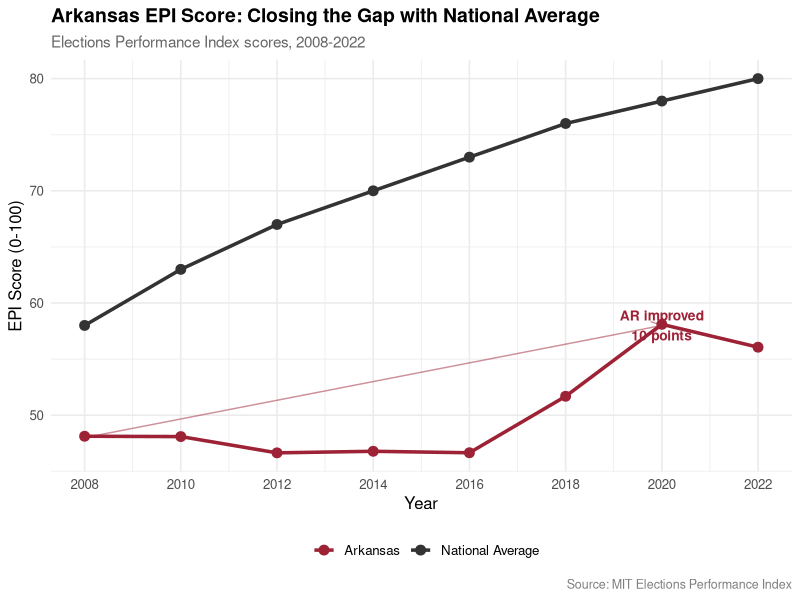
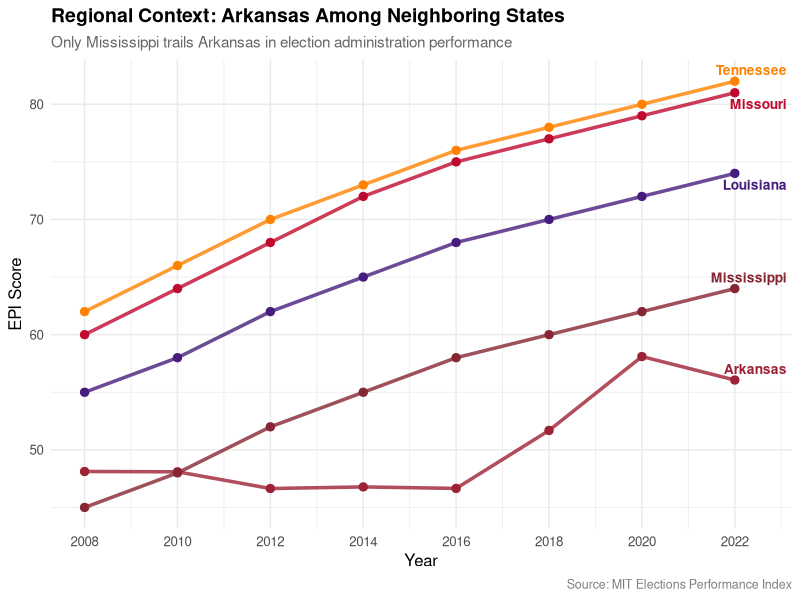
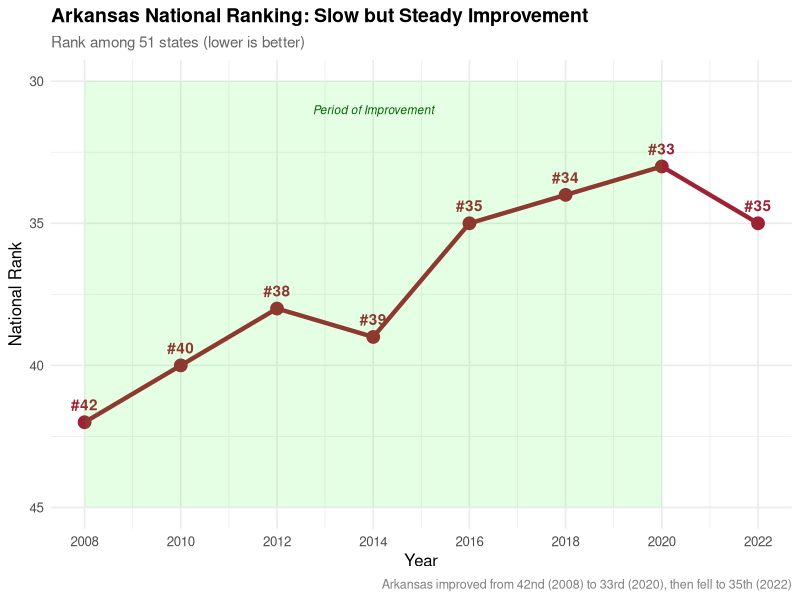
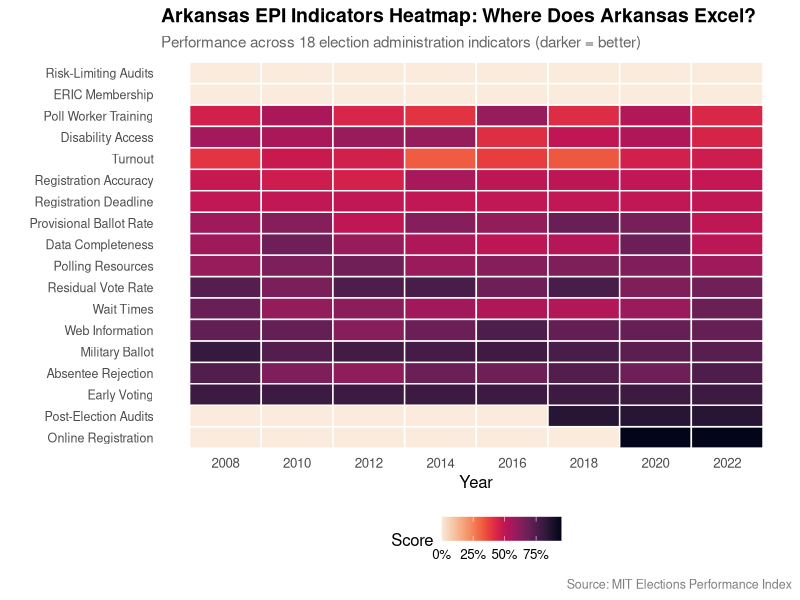
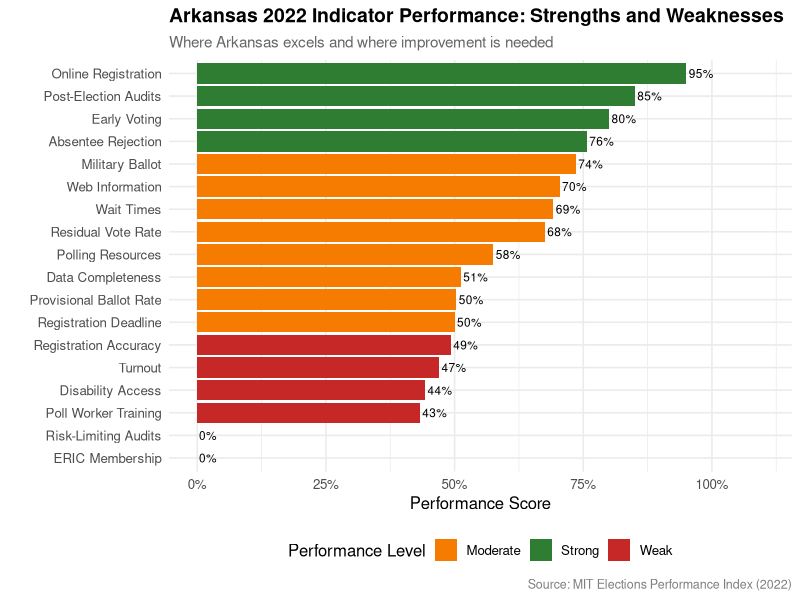
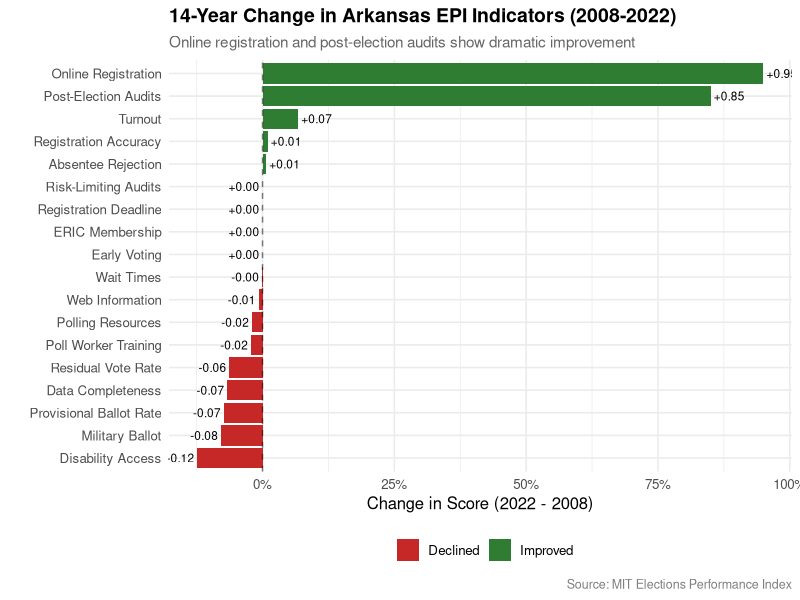
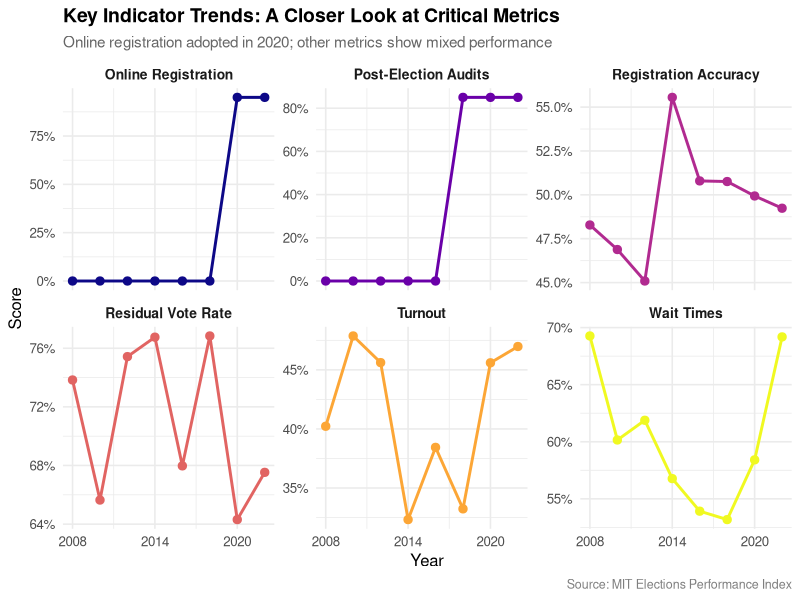
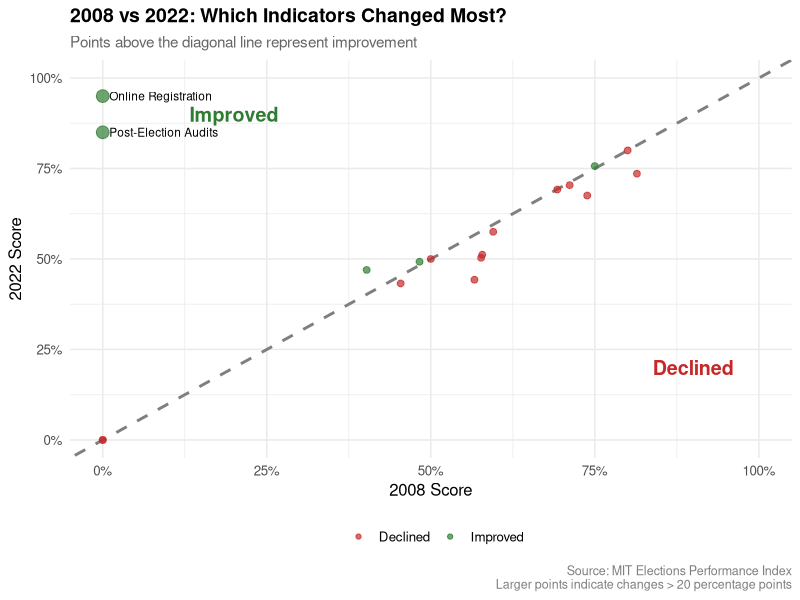

These charts were generated, in order, by the following R code:
# Arkansas Elections Performance Index Analysis
# Visualizations examining election administration in Arkansas

# Load required libraries
library(tidyverse)
library(scales)
library(viridis)
library(patchwork)
library(ggrepel)

# Set theme for all plots
theme_set(theme_minimal(base_size = 12) +
  theme(plot.title = element_text(face = "bold", size = 14),
        plot.subtitle = element_text(size = 11, color = "gray40"),
        plot.caption = element_text(size = 9, color = "gray50"),
        legend.position = "bottom"))

# Define Arkansas color palette
ar_colors <- c(
  "Arkansas" = "#9D2235",  # Arkansas Red
  "National Average" = "#333333",
  "Missouri" = "#BF0A30",
  "Tennessee" = "#FF8200",
  "Louisiana" = "#461D7C",
  "Mississippi" = "#862633"
)

# Load data
indicators <- read_csv("data/epi_arkansas_indicators.csv")
rankings <- read_csv("data/epi_arkansas_rankings.csv")
scores_comparison <- read_csv("data/epi_scores_comparison.csv")
regional_comparison <- read_csv("data/epi_regional_comparison.csv")

# ============================================================================
# 1. OVERALL PERFORMANCE: Arkansas vs National Average Over Time
# ============================================================================

p1 <- scores_comparison %>%
  ggplot(aes(x = year, y = epi_score, color = state, group = state)) +
  geom_line(size = 1.2) +
  geom_point(size = 3) +
  scale_color_manual(values = ar_colors) +
  scale_x_continuous(breaks = seq(2008, 2022, 2)) +
  labs(
    title = "Arkansas EPI Score: Closing the Gap with National Average",
    subtitle = "Elections Performance Index scores, 2008-2022",
    x = "Year",
    y = "EPI Score (0-100)",
    color = "",
    caption = "Source: MIT Elections Performance Index"
  ) +
  annotate("text", x = 2020, y = 58, label = "AR improved\n10 points",
           size = 3.5, color = "#9D2235", fontface = "bold") +
  annotate("segment", x = 2008, xend = 2020, y = 48, yend = 58,
           arrow = arrow(length = unit(0.3, "cm")),
           color = "#9D2235", alpha = 0.5)

ggsave("visualizations/01_arkansas_vs_national.png", p1,
       width = 10, height = 6, dpi = 300)

# ============================================================================
# 2. REGIONAL COMPARISON: Arkansas vs Neighboring States
# ============================================================================

p2 <- regional_comparison %>%
  ggplot(aes(x = year, y = epi_score, color = state, group = state)) +
  geom_line(size = 1.2, alpha = 0.8) +
  geom_point(size = 2.5) +
  scale_color_manual(values = ar_colors) +
  scale_x_continuous(breaks = seq(2008, 2022, 2)) +
  geom_text_repel(
    data = regional_comparison %>% filter(year == 2022),
    aes(label = state),
    nudge_x = 0.5,
    size = 3.5,
    fontface = "bold"
  ) +
  labs(
    title = "Regional Context: Arkansas Among Neighboring States",
    subtitle = "Only Mississippi trails Arkansas in election administration performance",
    x = "Year",
    y = "EPI Score",
    color = "",
    caption = "Source: MIT Elections Performance Index"
  ) +
  theme(legend.position = "none")

ggsave("visualizations/02_regional_comparison.png", p2,
       width = 10, height = 6, dpi = 300)

# ============================================================================
# 3. RANKING TRAJECTORY: Arkansas's National Rank Over Time
# ============================================================================

p3 <- rankings %>%
  ggplot(aes(x = year, y = arkansas_rank)) +
  geom_line(color = "#9D2235", size = 1.5) +
  geom_point(color = "#9D2235", size = 4) +
  geom_text(aes(label = paste0("#", arkansas_rank)),
            vjust = -1, fontface = "bold", color = "#9D2235") +
  scale_y_reverse(breaks = seq(30, 45, 5)) +
  scale_x_continuous(breaks = seq(2008, 2022, 2)) +
  labs(
    title = "Arkansas National Ranking: Slow but Steady Improvement",
    subtitle = "Rank among 51 states (lower is better)",
    x = "Year",
    y = "National Rank",
    caption = "Arkansas improved from 42nd (2008) to 33rd (2020), then fell to 35th (2022)"
  ) +
  annotate("rect", xmin = 2008, xmax = 2020, ymin = 30, ymax = 45,
           alpha = 0.1, fill = "green") +
  annotate("text", x = 2014, y = 31, label = "Period of Improvement",
           size = 3, color = "darkgreen", fontface = "italic")

ggsave("visualizations/03_ranking_trajectory.png", p3,
       width = 10, height = 6, dpi = 300)

# ============================================================================
# 4. INDICATOR HEATMAP: Performance Across All Indicators Over Time
# ============================================================================

# Reorder indicators by 2022 performance
indicator_order <- indicators %>%
  filter(year == 2022) %>%
  arrange(desc(score)) %>%
  pull(indicator)

p4 <- indicators %>%
  mutate(indicator = factor(indicator, levels = indicator_order)) %>%
  ggplot(aes(x = year, y = indicator, fill = score)) +
  geom_tile(color = "white", size = 0.5) +
  scale_fill_viridis(option = "rocket", direction = -1,
                     labels = percent,
                     breaks = seq(0, 1, 0.25)) +
  scale_x_continuous(breaks = seq(2008, 2022, 2)) +
  labs(
    title = "Arkansas EPI Indicators Heatmap: Where Does Arkansas Excel?",
    subtitle = "Performance across 18 election administration indicators (darker = better)",
    x = "Year",
    y = "",
    fill = "Score",
    caption = "Source: MIT Elections Performance Index"
  ) +
  theme(axis.text.y = element_text(size = 9),
        panel.grid = element_blank())

ggsave("visualizations/04_indicator_heatmap.png", p4,
       width = 12, height = 8, dpi = 300)

# ============================================================================
# 5. STRENGTHS & WEAKNESSES: Current Performance (2022)
# ============================================================================

p5 <- indicators %>%
  filter(year == 2022) %>%
  mutate(
    indicator = fct_reorder(indicator, score),
    performance = case_when(
      score >= 0.75 ~ "Strong",
      score >= 0.5 ~ "Moderate",
      TRUE ~ "Weak"
    )
  ) %>%
  ggplot(aes(x = score, y = indicator, fill = performance)) +
  geom_col() +
  geom_text(aes(label = percent(score, accuracy = 1)),
            hjust = -0.1, size = 3) +
  scale_fill_manual(values = c("Strong" = "#2E7D32",
                                "Moderate" = "#F57C00",
                                "Weak" = "#C62828")) +
  scale_x_continuous(labels = percent, limits = c(0, 1.1),
                     breaks = seq(0, 1, 0.25)) +
  labs(
    title = "Arkansas 2022 Indicator Performance: Strengths and Weaknesses",
    subtitle = "Where Arkansas excels and where improvement is needed",
    x = "Performance Score",
    y = "",
    fill = "Performance Level",
    caption = "Source: MIT Elections Performance Index (2022)"
  )

ggsave("visualizations/05_strengths_weaknesses_2022.png", p5,
       width = 10, height = 8, dpi = 300)

# ============================================================================
# 6. CHANGE OVER TIME: Which Indicators Improved Most?
# ============================================================================

indicator_change <- indicators %>%
  filter(year %in% c(2008, 2022)) %>%
  pivot_wider(names_from = year, values_from = score, names_prefix = "year_") %>%
  mutate(
    change = year_2022 - year_2008,
    change_type = ifelse(change > 0, "Improved", "Declined")
  ) %>%
  arrange(desc(abs(change)))

p6 <- indicator_change %>%
  mutate(indicator = fct_reorder(indicator, change)) %>%
  ggplot(aes(x = change, y = indicator, fill = change_type)) +
  geom_col() +
  geom_text(aes(label = sprintf("%+.2f", change)),
            hjust = ifelse(indicator_change$change > 0, -0.1, 1.1),
            size = 3) +
  scale_fill_manual(values = c("Improved" = "#2E7D32", "Declined" = "#C62828")) +
  scale_x_continuous(labels = percent) +
  labs(
    title = "14-Year Change in Arkansas EPI Indicators (2008-2022)",
    subtitle = "Online registration and post-election audits show dramatic improvement",
    x = "Change in Score (2022 - 2008)",
    y = "",
    fill = "",
    caption = "Source: MIT Elections Performance Index"
  ) +
  geom_vline(xintercept = 0, linetype = "dashed", alpha = 0.5)

ggsave("visualizations/06_indicator_changes.png", p6,
       width = 10, height = 8, dpi = 300)

# ============================================================================
# 7. KEY INDICATORS DEEP DIVE: Critical Metrics Over Time
# ============================================================================

key_indicators <- c("Online Registration", "Registration Accuracy",
                   "Wait Times", "Turnout", "Post-Election Audits",
                   "Residual Vote Rate")

p7 <- indicators %>%
  filter(indicator %in% key_indicators) %>%
  ggplot(aes(x = year, y = score, color = indicator)) +
  geom_line(size = 1) +
  geom_point(size = 2.5) +
  facet_wrap(~indicator, ncol = 3, scales = "free_y") +
  scale_color_viridis_d(option = "plasma") +
  scale_x_continuous(breaks = c(2008, 2014, 2020)) +
  scale_y_continuous(labels = percent) +
  labs(
    title = "Key Indicator Trends: A Closer Look at Critical Metrics",
    subtitle = "Online registration adopted in 2020; other metrics show mixed performance",
    x = "Year",
    y = "Score",
    caption = "Source: MIT Elections Performance Index"
  ) +
  theme(legend.position = "none",
        strip.text = element_text(face = "bold", size = 10))

ggsave("visualizations/07_key_indicators_trends.png", p7,
       width = 12, height = 6, dpi = 300)

# ============================================================================
# 8. COMPARATIVE SCATTER: 2008 vs 2022 Performance
# ============================================================================

comparison_data <- indicators %>%
  filter(year %in% c(2008, 2022)) %>%
  pivot_wider(names_from = year, values_from = score, names_prefix = "year_") %>%
  mutate(
    improved = year_2022 > year_2008,
    big_change = abs(year_2022 - year_2008) > 0.2
  )

p8 <- comparison_data %>%
  ggplot(aes(x = year_2008, y = year_2022)) +
  geom_abline(slope = 1, intercept = 0, linetype = "dashed",
              color = "gray50", size = 1) +
  geom_point(aes(color = improved, size = big_change), alpha = 0.7) +
  geom_text_repel(
    data = comparison_data %>% filter(big_change),
    aes(label = indicator),
    size = 3,
    max.overlaps = 20
  ) +
  scale_color_manual(values = c("TRUE" = "#2E7D32", "FALSE" = "#C62828"),
                     labels = c("Declined", "Improved")) +
  scale_size_manual(values = c("TRUE" = 4, "FALSE" = 2),
                    guide = "none") +
  scale_x_continuous(labels = percent, limits = c(0, 1)) +
  scale_y_continuous(labels = percent, limits = c(0, 1)) +
  labs(
    title = "2008 vs 2022: Which Indicators Changed Most?",
    subtitle = "Points above the diagonal line represent improvement",
    x = "2008 Score",
    y = "2022 Score",
    color = "",
    caption = "Source: MIT Elections Performance Index\nLarger points indicate changes > 20 percentage points"
  ) +
  annotate("text", x = 0.2, y = 0.9, label = "Improved",
           color = "#2E7D32", fontface = "bold", size = 5) +
  annotate("text", x = 0.9, y = 0.2, label = "Declined",
           color = "#C62828", fontface = "bold", size = 5)

ggsave("visualizations/08_2008_vs_2022_scatter.png", p8,
       width = 10, height = 10, dpi = 300)

# ============================================================================
# 9. POLICY INNOVATIONS: Binary Indicators (Adoption Timeline)
# ============================================================================

# Binary indicators (0 or close to 1)
binary_indicators <- c("Online Registration", "Post-Election Audits",
                      "ERIC Membership", "Risk-Limiting Audits", "Early Voting")

p9 <- indicators %>%
  filter(indicator %in% binary_indicators) %>%
  mutate(adopted = score > 0.5) %>%
  ggplot(aes(x = year, y = indicator, fill = adopted)) +
  geom_tile(color = "white", size = 1) +
  scale_fill_manual(values = c("FALSE" = "#FFCDD2", "TRUE" = "#2E7D32"),
                    labels = c("Not Adopted", "Adopted")) +
  scale_x_continuous(breaks = seq(2008, 2022, 2)) +
  labs(
    title = "Policy Adoption Timeline: When Did Arkansas Implement Key Reforms?",
    subtitle = "Arkansas has adopted some reforms but lags on others",
    x = "Year",
    y = "",
    fill = "Status",
    caption = "Source: MIT Elections Performance Index"
  ) +
  theme(panel.grid = element_blank())

ggsave("visualizations/09_policy_adoption.png", p9,
       width = 10, height = 5, dpi = 300)

# ============================================================================
# 10. OVERALL SCORE DECOMPOSITION: What's Driving the Score?
# ============================================================================

# Calculate contribution of each indicator to total score
p10 <- indicators %>%
  filter(year == 2022) %>%
  arrange(desc(score)) %>%
  mutate(
    indicator = fct_reorder(indicator, score),
    cumulative = cumsum(score),
    score_pct = score / sum(score)
  ) %>%
  ggplot(aes(x = score, y = indicator, fill = score)) +
  geom_col() +
  scale_fill_viridis(option = "rocket", direction = -1, guide = "none") +
  scale_x_continuous(labels = percent, expand = c(0, 0)) +
  labs(
    title = "2022 Indicator Contributions: What Makes Up Arkansas's Score?",
    subtitle = "All 18 indicators ranked by performance level",
    x = "Indicator Score",
    y = "",
    caption = "Source: MIT Elections Performance Index (2022)"
  ) +
  theme(axis.text.y = element_text(size = 9))

ggsave("visualizations/10_score_decomposition.png", p10,
       width = 10, height = 8, dpi = 300)

# ============================================================================
# SUMMARY STATISTICS
# ============================================================================

cat("\n=== ARKANSAS EPI ANALYSIS SUMMARY ===\n\n")

cat("Overall Performance:\n")
cat(sprintf("  2008 Score: %.1f\n",
            scores_comparison %>% filter(state == "Arkansas", year == 2008) %>% pull(epi_score)))
cat(sprintf("  2022 Score: %.1f\n",
            scores_comparison %>% filter(state == "Arkansas", year == 2022) %>% pull(epi_score)))
cat(sprintf("  Improvement: %.1f points\n\n",
            scores_comparison %>% filter(state == "Arkansas", year == 2022) %>% pull(epi_score) -
            scores_comparison %>% filter(state == "Arkansas", year == 2008) %>% pull(epi_score)))

cat("Rankings:\n")
cat(sprintf("  2008 Rank: #%d of 51\n",
            rankings %>% filter(year == 2008) %>% pull(arkansas_rank)))
cat(sprintf("  2022 Rank: #%d of 51\n",
            rankings %>% filter(year == 2022) %>% pull(arkansas_rank)))
cat(sprintf("  Rank Improvement: %d positions\n\n",
            rankings %>% filter(year == 2008) %>% pull(arkansas_rank) -
            rankings %>% filter(year == 2022) %>% pull(arkansas_rank)))

cat("Top 5 Performing Indicators (2022):\n")
top_indicators <- indicators %>%
  filter(year == 2022) %>%
  arrange(desc(score)) %>%
  head(5)
for(i in 1:nrow(top_indicators)) {
  cat(sprintf("  %d. %s: %.1f%%\n", i,
              top_indicators$indicator[i],
              top_indicators$score[i] * 100))
}

cat("\nBottom 5 Performing Indicators (2022):\n")
bottom_indicators <- indicators %>%
  filter(year == 2022) %>%
  arrange(score) %>%
  head(5)
for(i in 1:nrow(bottom_indicators)) {
  cat(sprintf("  %d. %s: %.1f%%\n", i,
              bottom_indicators$indicator[i],
              bottom_indicators$score[i] * 100))
}

cat("\nBiggest Improvements (2008-2022):\n")
improvements <- indicator_change %>%
  arrange(desc(change)) %>%
  head(5)
for(i in 1:nrow(improvements)) {
  cat(sprintf("  %d. %s: %+.1f points\n", i,
              improvements$indicator[i],
              improvements$change[i] * 100))
}

cat("\nBiggest Declines (2008-2022):\n")
declines <- indicator_change %>%
  arrange(change) %>%
  head(5)
for(i in 1:nrow(declines)) {
  cat(sprintf("  %d. %s: %+.1f points\n", i,
              declines$indicator[i],
              declines$change[i] * 100))
}

cat("\n=== Analysis complete! ===\n")
cat("All visualizations saved to 'visualizations/' directory\n")
